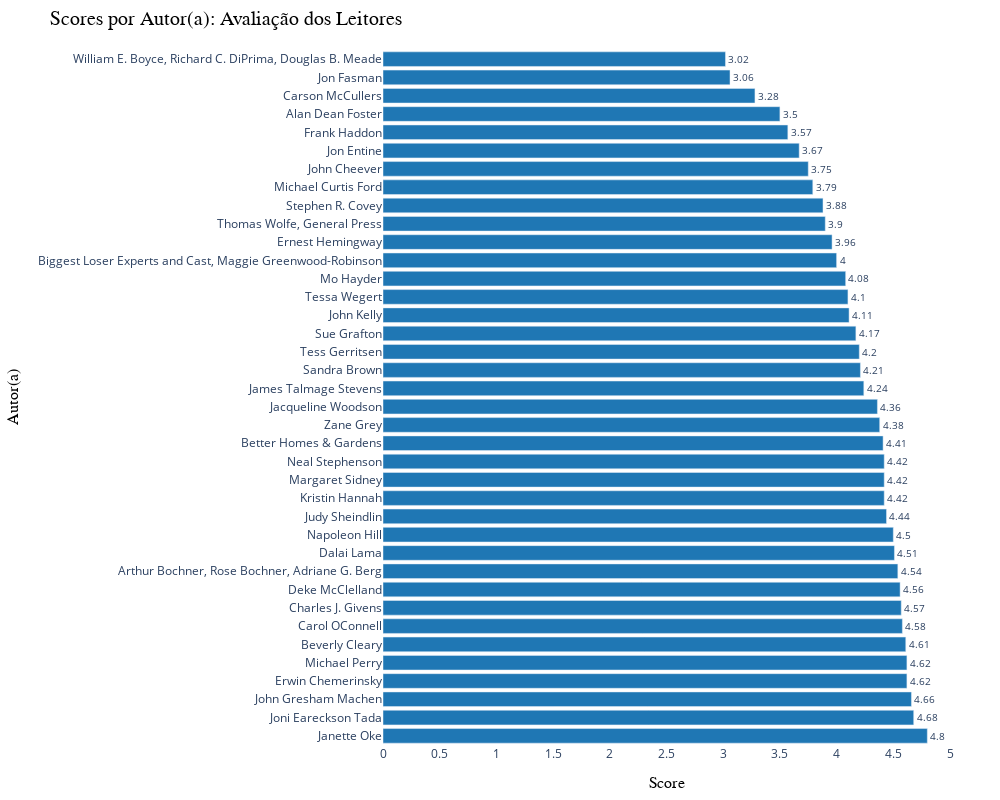

Notebook code cell kept with this figure:
### Code cell
# Dados para o gráfico de barras com a variável 'authors' no eixo y
categorias_autor = bd['authors'].unique()
valores_autor = bd.groupby('authors')['score'].mean()

# Ordenar os dados de scores médios por autor do maior para o menor
valores_autor_sorted = valores_autor.sort_values(ascending=False)

# Criação do gráfico de barras horizontal com a variável 'authors' no eixo y
fig4 = go.Figure(data=[
    go.Bar(
        name='Valores', 
        y=valores_autor_sorted.index, 
        x=valores_autor_sorted, 
        orientation='h',
        marker=dict(
            color='#1f77b4'  # Cor das barras
        ),
        text=valores_autor_sorted.round(2),  # Adiciona os valores como rótulos arredondados
        textposition='outside',  # Posição dos rótulos
        hoverinfo='y+x'  # Informação exibida ao passar o mouse
    )
])

# Personalização do layout do gráfico com a variável 'authors' no eixo y
fig4.update_layout(
    title='Scores por Autor(a): Avaliação dos Leitores',
    title_font=dict(size=20, family='Arial', color='black'),
    xaxis_title='Score',
    yaxis_title='Autor(a)',
    xaxis=dict(
        title_font=dict(size=16, family='Arial', color='black'),
        tickfont=dict(size=12),
        range=[0, 5],  # Definir a faixa do eixo x
        dtick=0.5  # Definir o espaçamento entre os ticks do eixo x
    ),
    yaxis=dict(
        title_font=dict(size=16, family='Arial', color='black'),
        tickfont=dict(size=12)
    ),
    height=800,  # Ajustar a altura do gráfico
    width=1000,   # Ajustar a largura do gráfico
    plot_bgcolor='white',  # Fundo do gráfico branco
    paper_bgcolor='white',  # Fundo do papel branco
    margin=dict(l=150, r=50, t=50, b=50)  # Margens
)

# Exibir o gráfico com a variável 'authors' no eixo y
fig4.show()

### Figure 1 — Plotly figure (JSON) as saved in the notebook; plotly's stock layout.template omitted (floating-point values rounded to 4 significant figures)
{"data": [{"hoverinfo": "y+x", "marker": {"color": "#1f77b4"}, "name": "Valores", "orientation": "h", "text": [4.8, 4.68, 4.66, 4.62, 4.62, 4.61, 4.58, 4.57, 4.56, 4.54, 4.51, 4.5, 4.44, 4.42, 4.42, 4.42, 4.41, 4.38, 4.36, 4.24, 4.21, 4.2, 4.17, 4.11, 4.1, 4.08, 4, 3.96, 3.9, 3.88, 3.79, 3.75, 3.67, 3.57, 3.5, 3.28, 3.06, 3.02], "textposition": "outside", "type": "bar", "x": [4.8, 4.68, 4.66, 4.62, 4.62, 4.61, 4.58, 4.57, 4.56, 4.54, 4.51, 4.5, 4.44, 4.42, 4.42, 4.42, 4.41, 4.38, 4.36, 4.24, 4.21, 4.2, 4.17, 4.11, 4.1, 4.08, 4, 3.96, 3.9, 3.88, 3.79, 3.75, 3.67, 3.57, 3.5, 3.28, 3.06, 3.02], "y": ["Janette Oke", "Joni Eareckson Tada", "John Gresham Machen", "Erwin Chemerinsky", "Michael Perry", "Beverly Cleary", "Carol OConnell", "Charles J. Givens", "Deke McClelland", "Arthur Bochner, Rose Bochner, Adriane G. Berg", "Dalai Lama", "Napoleon Hill", "Judy Sheindlin", "Kristin Hannah", "Margaret Sidney", "Neal Stephenson", "Better Homes & Gardens", "Zane Grey", "Jacqueline Woodson", "James Talmage Stevens", "Sandra Brown", "Tess Gerritsen", "Sue Grafton", "John Kelly", "Tessa Wegert", "Mo Hayder", "Biggest Loser Experts and Cast, Maggie Greenwood-Robinson", "Ernest Hemingway", "Thomas Wolfe, General Press", "Stephen R. Covey", "Michael Curtis Ford", "John Cheever", "Jon Entine", "Frank Haddon", "Alan Dean Foster", "Carson McCullers", "Jon Fasman", "William E. Boyce, Richard C. DiPrima, Douglas B. Meade"]}], "layout": {"height": 800, "margin": {"b": 50, "l": 150, "r": 50, "t": 50}, "paper_bgcolor": "white", "plot_bgcolor": "white", "title": {"font": {"color": "black", "family": "Arial", "size": 20}, "text": "Scores por Autor(a): Avaliação dos Leitores"}, "width": 1000, "xaxis": {"dtick": 0.5, "range": [0, 5], "tickfont": {"size": 12}, "title": {"font": {"color": "black", "family": "Arial", "size": 16}, "text": "Score"}}, "yaxis": {"tickfont": {"size": 12}, "title": {"font": {"color": "black", "family": "Arial", "size": 16}, "text": "Autor(a)"}}}}
